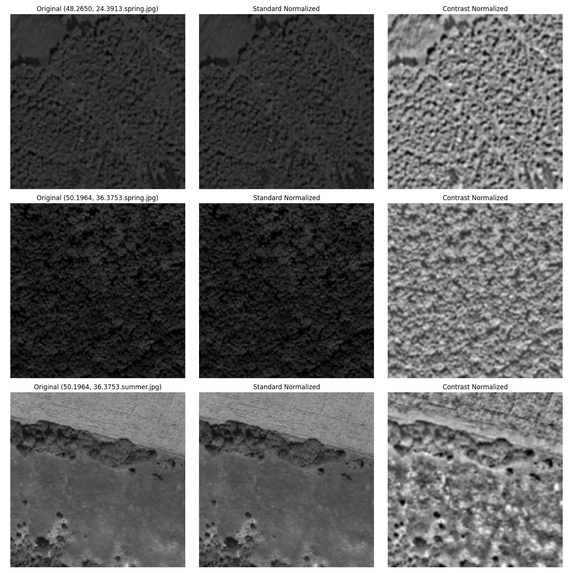
#> input picture contrast_normalization_comparison.png, 573 x 573 px, shrunk from 1500 x 1500 before the run, given in place of 45.3395, 29.6287.autumn.jpg, which was not available
$ python generate_and_visualize_patches.py
#> lines starting #> are read from the running program, lines starting #| are printed output that depends on the picture; pictures that were not available may be replaced by others from this repository, and a replacement may not be noted
import cv2
import numpy as np
from pathlib import Path
import subprocess
import random
import argparse

# Define the base image path
base_img_path = "data/earth_imagery/loc1/45.3395, 29.6287.autumn.jpg"
output_dir = Path('./') # Save temporary images in current directory

# Define crop parameters
crop_size = 256 # pixels (representing 100x100m patch)
min_offset_pixels = 10
max_offset_pixels = 50

def generate_and_visualize(base_img, iteration, weights_path, rotation_angle):
    H, W = base_img.shape

    # Randomly select a top-left corner for the first crop
    max_x1 = W - crop_size - max_offset_pixels
    max_y1 = H - crop_size - max_offset_pixels

    if max_x1 < 0 or max_y1 < 0:
        print(f"Warning: Image too small for desired crops and offsets in iteration {iteration}. Skipping.")
        return

    x1 = random.randint(0, max_x1)
    y1 = random.randint(0, max_y1)

    # Extract the first patch
    patch1 = base_img[y1:y1 + crop_size, x1:x1 + crop_size]

    # Generate a random offset for the second patch (10-50 pixels)
    offset_x = random.randint(min_offset_pixels, max_offset_pixels)
    offset_y = random.randint(min_offset_pixels, max_offset_pixels)

    # Randomly decide direction of offset
    if random.random() < 0.5: offset_x *= -1
    if random.random() < 0.5: offset_y *= -1

    # Calculate top-left corner for the second patch
    x2 = x1 + offset_x
    y2 = y1 + offset_y

    # Ensure the second patch is within bounds, adjust if necessary
    x2 = np.clip(x2, 0, W - crop_size)
    y2 = np.clip(y2, 0, H - crop_size)

    # Re-extract patch2 to ensure it's within valid bounds
    patch2 = base_img[y2:y2 + crop_size, x2:x2 + crop_size]

    print(f"Iteration {iteration}: Patch 1 (top-left): ({x1}, {y1}), Patch 2 (top-left): ({x2}, {y2}), relative offset: ({x2-x1}, {y2-y1})")

    # Save temporary patches
    temp_patch1_path = output_dir / 'temp_patch1.png'
    temp_patch2_path = output_dir / 'temp_patch2.png'
    cv2.imwrite(str(temp_patch1_path), patch1)
    cv2.imwrite(str(temp_patch2_path), patch2)

    # Run visualization script
    output_filename = f"superpoint_patches_distant_matches_{iteration:02d}.png"
    command = [
        'python3', 'visualize_superpoint_clean.py',
        '--weights', weights_path,
        '--img1', str(temp_patch1_path),
        '--img2', str(temp_patch2_path),
        '--output', str(output_dir / output_filename),
        '--rotate_img2_angle', str(rotation_angle)
    ]
    print("Running visualization command:", ' '.join(command))
    subprocess.run(command, check=True)

    print(f"Visualization saved to: {output_filename}")

if __name__ == "__main__":
    parser = argparse.ArgumentParser(description="Generate and visualize SuperPoint matches on patches.")
    parser.add_argument('--n_examples', type=int, default=1, help='Number of examples to generate.')
    parser.add_argument('--weights', type=str, default='superpoint_uav_trained/superpoint_uav_final.pth',
                        help='Path to SuperPoint weights.')
    parser.add_argument('--rotation_angle', type=float, default=0,
                       help='Angle in degrees to rotate img2 for testing (0 for no rotation).')
    args = parser.parse_args()

    # Load the base image once
    print(f"Loading base image: {base_img_path}")
    img = cv2.imread(base_img_path, cv2.IMREAD_GRAYSCALE)
#> img is the input picture: shape (573, 573); min 0, max 255, mean 107.2
    if img is None:
        print(f"Error: Could not load image {base_img_path}")
        exit(1)

    H, W = img.shape
#> H = 573; W = 573
    print(f"Base image shape: {H}x{W}")
#| Base image shape: 573x573

    # Ensure the image is large enough for cropping and max offset
    if H < crop_size + max_offset_pixels or W < crop_size + max_offset_pixels:
        print(f"Error: Image too small for desired crops and offsets. Image size: {H}x{W}, required minimum: {crop_size + max_offset_pixels}x{crop_size + max_offset_pixels}")
        exit(1)

    for i in range(args.n_examples):
        generate_and_visualize(img, i + 1, args.weights, args.rotation_angle)
#> this loop made 1 pass
#> pass 1, in generate_and_visualize, `patch1 = base_img[y1:y1 + crop_size, x1:x1 + crop_size]`:
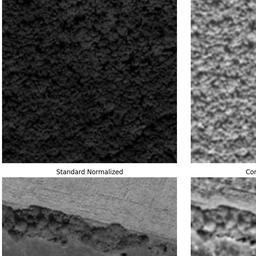
#> patch1: shape (256, 256); min 0, max 255, mean 93
#> pass 1, in generate_and_visualize, `patch2 = base_img[y2:y2 + crop_size, x2:x2 + crop_size]`:
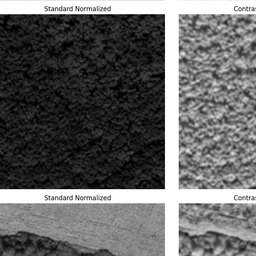
#> patch2: shape (256, 256); min 0, max 255, mean 101.1

    print(f"Generated {args.n_examples} visualizations.")
